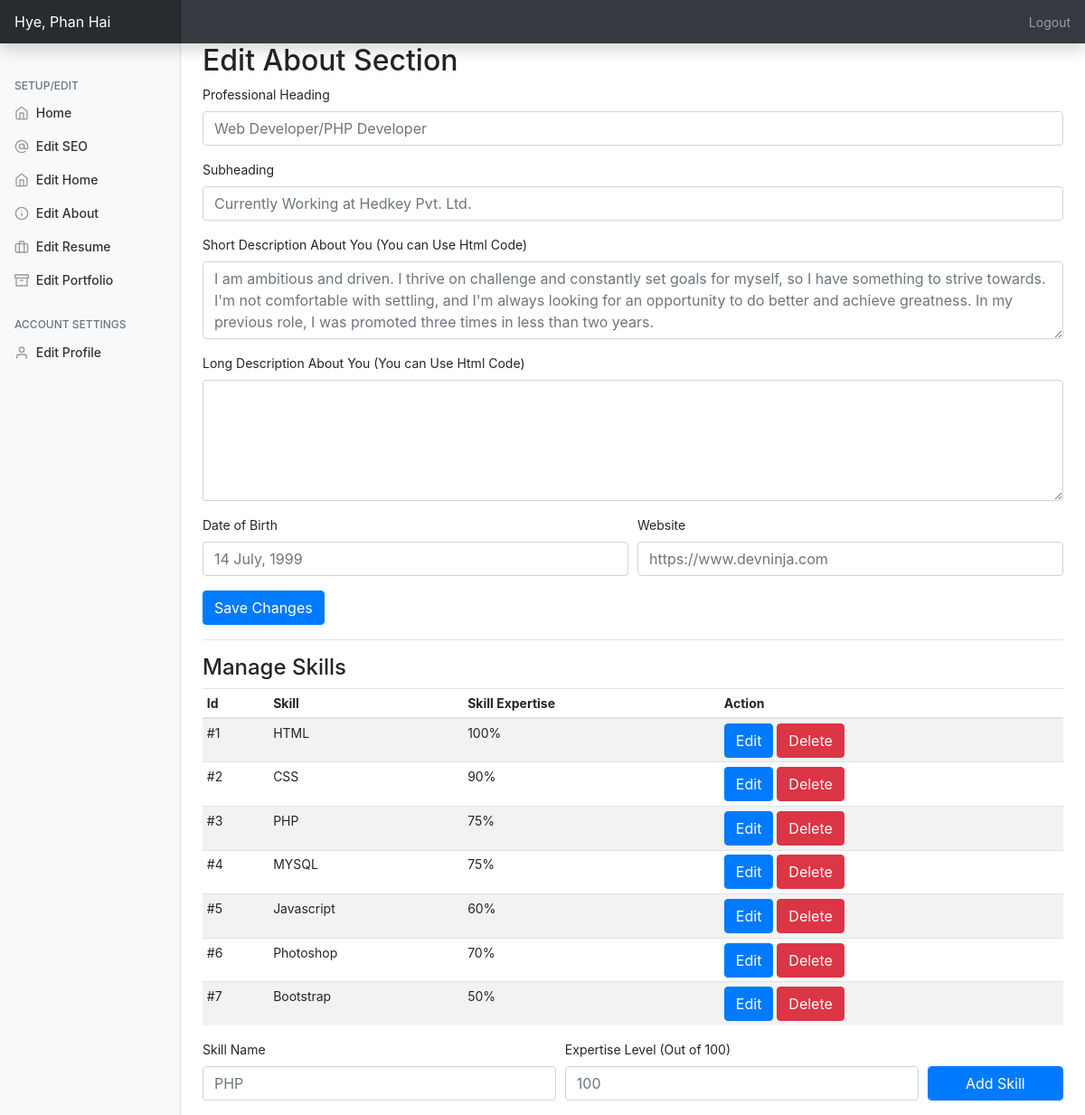
Page /admin/?editabout=true (signed in) on the committed database.
### tables this page shows
CREATE TABLE `skills` (
  `id` int(11) NOT NULL,
  `skill` varchar(250) NOT NULL,
  `score` varchar(250) NOT NULL
);

### admin/php/about.php (the view, shortened to what this page needs)
<h2>Edit About Section</h2>
         <form method="post" action="php/uabout.php">
         <div class="form-row">
             <div class="form-group col-md-12">
    <label for="ptitle">Professional Heading</label>
    <input type="text" name="ptitle" value="<?=$data['heading']?>" class="form-control" id="ptitle" placeholder="Web Developer/PHP Developer">
  </div>
        <div class="form-group col-md-12">
    <label for="psubtitle">Subheading</label>
    <input type="text" name="psubtitle" value="<?=$data['subheading']?>" class="form-control" id="psubtitle" placeholder="Currently Working at Hedkey Pvt. Ltd.">
  </div>
    <div class="form-group col-md-12">
    <label for="exampleFormControlTextarea1">Short Description About You (You can Use Html Code)</label>
    <textarea class="form-control" name="shortdesc" id="exampleFormControlTextarea1" rows="3" placeholder="I am ambitious and driven. I thrive on challenge and constantly set goals for myself, so I have something to strive towards. I'm not comfortable with settling, and I'm always looking for an opportunity to do better and achieve greatness. In my previous role, I was promoted three times in less than two years."><?=$data['shortdesc'];?></textarea>
  </div>
        <div class="form-group col-md-12">
    <label for="exampleFormControlTextarea1">Long Description About You (You can Use Html Code)</label>
    <textarea class="form-control" id="exampleFormControlTextarea1" rows="5" name="longdesc" placeholder="I am a person who is positive about every aspect of life. There are many things I like to do, to see, and to experience. I like to read, I like to write; I like to think, I like to dream; I like to talk, I like to listen. I like to see the sunrise in the morning, I like to see the moonlight at night; I like to feel the music flowing on my face, I like to smell the wind coming from the ocean. I like to look at the clouds in the sky with a blank mind, I like to do thought experiment when I cannot sleep in the middle of the night. I like flowers in spring, rain in summer, leaves in autumn, and snow in winter. I like to sleep early, I like to get up late; I like to be alone, I like to be surrounded by people. I like country’s peace, I like metropolis’ noise; I like the beautiful west lake in Hangzhou, I like the flat cornfield in Champaign. I like delicious food and comfortable shoes; I like good books and romantic movies. I like the land and the nature, I like people. And, I like to laugh."><?=$data['longdesc'];?>
    </textarea>
  </div>
        <div class="form-group col-md-6">
    <label for="bd">Date of Birth</label>
    <input type="text" name="dob" value="<?=$data['dob']?>" class="form-control" id="dob" placeholder="14 July, 1999">
  </div>
        <div class="form-group col-md-6">
    <label for="website">Website</label>
    <input type="text" name="website" value="<?=$data['website']?>" class="form-control" id="website" placeholder="https://www.devninja.com">
  </div>
         </div>
         <input type="submit" name="save" class="btn btn-primary" value="Save Changes">
         </form>
         <hr>
         <h4 ID="skillsection">Manage Skills</h4>
         <table class="table table-striped table-sm">
          <thead>
            <tr>
              <th>Id</th>
              <th>Skill</th>
              <th>Skill Expertise</th>
              <th>Action</th>
            </tr>
          </thead>
          <tbody>
         <?php
$query2="SELECT * FROM skills";
$queryrun2=mysqli_query($db,$query2);
$count=1;
while($data2=mysqli_fetch_array($queryrun2)){
    ?>
     <tr>
          <td>#<?=$count?></td>
              <td><?=$data2['skill']?></td>
         <td><?=$data2['score']?>%</td>
         <td><button type="button" class="btn btn-primary" data-toggle="modal" data-target="#modal<?=$data2['id']?>">
  Edit
</button> <a href="php/supdate.php?del=<?=$data2['id']?>"><button type="button" class="btn btn-danger" data-toggle="modal" data-target="#exampleModal">
  Delete
             </button></a></td>
            </tr>
         <?php $count++;
} ?>
             </tbody></table>
             <form action="php/supdate.php" method="post">
                 <div class="form-row">
                     <div class="form-group col-md-5">
    <label for="sn">Skill Name</label>
    <input type="text" name="skill" class="form-control" id="website" placeholder="PHP" required>
  </div><div class="form-group col-md-5">
    <label for="website">Expertise Level (Out of 100)</label>
    <input type="text" name="score" class="form-control" id="website" placeholder="100" required>
  </div>
   <div class="form-group col-md-2">
     <label class="text-white">submit</label>
      <input type="submit" name="addskill" class="btn btn-primary form-control" value="Add Skill">
   </div>
                 </div>
             </form>

### admin/index.php (shortened to what this page needs)
<?php
include('../include/db.php');
$query="SELECT * FROM personal_setup,aboutus_setup,basic_setup,admin_users";
$queryrun=mysqli_query($db,$query);
$data=mysqli_fetch_array($queryrun);
?>
<!doctype html>
<html lang="en">
  <head>
<link href="assets/dist/css/bootstrap.css" rel="stylesheet">
    <link href="css/dashboard.css" rel="stylesheet">
  </head>
  <body>
    <nav class="navbar navbar-dark sticky-top bg-dark flex-md-nowrap p-0 shadow">
  <a class="navbar-brand col-md-3 col-lg-2 mr-0 px-3" href="#">Hye, <?=$_SESSION['username']?></a>
  <ul class="navbar-nav px-3">
    <li class="nav-item text-nowrap">
      <a class="nav-link" href="php/logout.php">Logout</a>
    </li>
  </ul>
</nav>
<div class="container-fluid">
  <div class="row">
    <nav id="sidebarMenu" class="col-md-3 col-lg-2 d-md-block bg-light sidebar collapse">
      <div class="sidebar-sticky pt-3">
        <ul class="nav flex-column">
          <h6 class="sidebar-heading d-flex justify-content-between align-items-center px-3 mt-4 mb-1 text-muted">
          <span>Setup/Edit</span>
        </h6>
        <li class="nav-item">
            <a class="nav-link" href="../admin/">
              <span data-feather="home"></span>
            Home
            </a>
          </li>
         <li class="nav-item">
            <a class="nav-link" href="?editseo=true">
              <span data-feather="at-sign"></span>
              Edit SEO
            </a>
          </li>
          <li class="nav-item">
            <a class="nav-link" href="?edithome=true">
              <span data-feather="home"></span>
              Edit Home
            </a>
          </li>
          <li class="nav-item">
            <a class="nav-link" href="?editabout=true">
              <span data-feather="info"></span>
              Edit About
            </a>
          </li>
          <li class="nav-item">
            <a class="nav-link" href="?editresume=true">
              <span data-feather="briefcase"></span>
              Edit Resume
            </a>
          </li>
          <li class="nav-item">
            <a class="nav-link" href="?editportfolio=true">
              <span data-feather="archive"></span>
              Edit Portfolio
            </a>
          </li>
        </ul>
        <h6 class="sidebar-heading d-flex justify-content-between align-items-center px-3 mt-4 mb-1 text-muted">
          <span>Account Settings</span>
        </h6>
        <ul class="nav flex-column mb-2">
          <li class="nav-item">
            <a class="nav-link" href="?editprofile=true">
              <span data-feather="user"></span>
              Edit Profile
            </a>
          </li>
        </ul>
      </div>
    </nav>
    <main role="main" class="col-md-9 ml-sm-auto col-lg-10 px-md-4">
<?php
     if(isset($_GET['edithome'])){
     include('php/home.php');
     }else if(isset($_GET['editabout'])){
         include('php/about.php');
     }else if(isset($_GET['editresume'])){
       include('php/resume.php');
     }else if(isset($_GET['editportfolio'])){
      include('php/portfolio.php');
     }else if(isset($_GET['editseo'])){
         include('php/seo.php');
     }else if(isset($_GET['editprofile'])){ ?>
        <h2>Edit Profile</h2>
    <?php
         if(isset($_GET['msg'])){
  if($_GET['msg']=='updated'){
      ?>
      <div class="alert alert-success text-center" role="alert">
  Successfully Updated !
</div>
      <?php
  }
 }
?>
         <form method="post" action="php/uprofile.php">
         <div class="form-row">
             <div class="form-group col-md-6">
    <label for="ptitle">Name</label>
    <input type="text" name="username" value="<?=$data['username']?>" class="form-control" id="ptitle" placeholder="Monu Giri">
  </div>
        <div class="form-group col-md-6">
    <label for="psubtitle">Password</label>
    <input type="text" name="userpass" value="<?=$data['user_pass']?>" class="form-control" id="psubtitle" placeholder="*************">
  </div>
        <div class="form-group col-md-12">
    <label for="psubtitle">Email Id</label>
    <input type="text" name="userid" value="<?=$data['user_id']?>" class="form-control" id="psubtitle" placeholder="admin@admin.com">
  </div>
         </div>
         <input type="submit" name="uprofile" class="btn btn-primary" value="Save Changes">
         </form>
    <?php }else{
         include('php/welcome.php');
     } ?>
    </main>
  </div>
</div>
        <script src="js/dashboard.js"></script></body>
</html>

### admin/css/dashboard.css (style rules this page uses)
body { font-size: .875rem; }
.feather { width: 16px; height: 16px; vertical-align: text-bottom; }
.sidebar { position: fixed; top: 0; bottom: 0; left: 0; z-index: 100; padding: 48px 0 0; box-shadow: inset -1px 0 0 rgba(0, 0, 0, .1); }
.sidebar-sticky { position: relative; top: 0; height: calc(100vh - 48px); padding-top: .5rem; overflow-x: hidden; overflow-y: auto; }
.sidebar .nav-link { font-weight: 500; color: #333; }
.sidebar .nav-link .feather { margin-right: 4px; color: #999; }
.sidebar-heading { font-size: .75rem; text-transform: uppercase; }
.navbar-brand { padding-top: .75rem; padding-bottom: .75rem; font-size: 1rem; background-color: rgba(0, 0, 0, .25); box-shadow: inset -1px 0 0 rgba(0, 0, 0, .25); }

### rows in the picture
skills: skill "HTML", score "100"
skills: skill "CSS", score "90"
skills: skill "PHP", score "75"
skills: skill "MYSQL", score "75"
skills: skill "Javascript", score "60"
skills: skill "Photoshop", score "70"
skills: skill "Bootstrap", score "50"

### other values in the picture
$_SESSION['username'] "Phan Hai"
